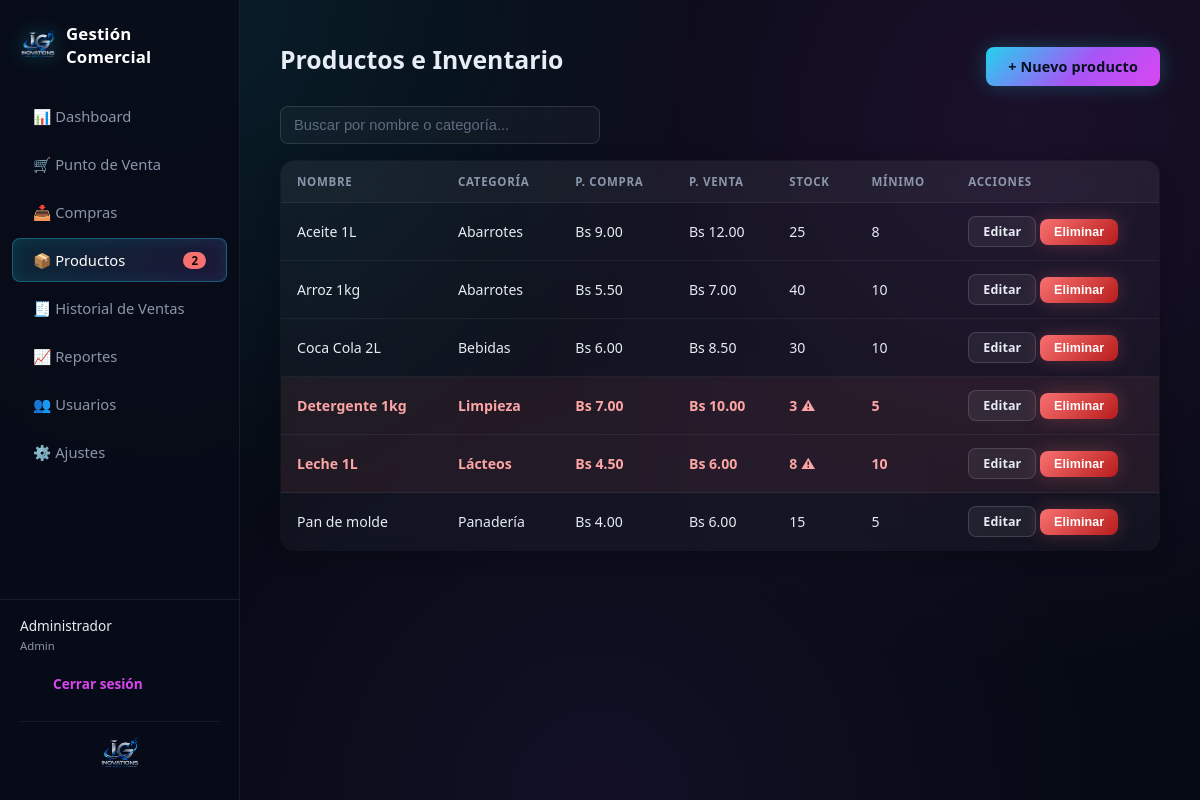
/productos (signed in), run on the app's committed database.
### tables this page shows
CREATE TABLE Productos (
            ID_Producto     INTEGER PRIMARY KEY AUTOINCREMENT,
            Nombre          TEXT NOT NULL,
            Categoria       TEXT,
            Precio_Compra   REAL NOT NULL DEFAULT 0,
            Precio_Venta    REAL NOT NULL DEFAULT 0,
            Stock_Actual    INTEGER NOT NULL DEFAULT 0,
            Stock_Minimo    INTEGER NOT NULL DEFAULT 5,
            Activo          INTEGER NOT NULL DEFAULT 1
        );

### app.py (the view)
@app.route("/productos")
@login_required
def productos_list():
    q = request.args.get("q", "").strip()
    conn = get_connection()
    if q:
        productos = conn.execute(
            """SELECT * FROM Productos WHERE Activo=1 AND
               (Nombre LIKE ? OR Categoria LIKE ?) ORDER BY Nombre""",
            (f"%{q}%", f"%{q}%"),
        ).fetchall()
    else:
        productos = conn.execute("SELECT * FROM Productos WHERE Activo=1 ORDER BY Nombre").fetchall()
    conn.close()
    return render_template("productos.html", productos=productos, q=q)

### app.py (called while the page is built)
def login_required(f):
    @wraps(f)
    def wrapper(*args, **kwargs):
        if "user_id" not in session:
            return redirect(url_for("login"))
        return f(*args, **kwargs)
    return wrapper

@app.context_processor
def inject_globals():
    conn = get_connection()
    stock_bajo = conn.execute(
        "SELECT COUNT(*) AS c FROM Productos WHERE Stock_Actual <= Stock_Minimo AND Activo=1"
    ).fetchone()["c"]
    conn.close()
    return dict(alertas_stock=stock_bajo, session=session)

### database.py (called while the page is built)
def get_connection():
    conn = sqlite3.connect(DB_PATH)
    conn.row_factory = sqlite3.Row
    conn.execute("PRAGMA foreign_keys = ON")
    return conn

### templates/productos.html (shortened to what this page needs)
{% extends "base.html" %}
{% block content %}
<div class="actions-row">
  <h1 style="margin:0;">Productos e Inventario</h1>
  <a href="{{ url_for('producto_nuevo') }}" class="btn">+ Nuevo producto</a>
</div>
<form method="GET" class="search-box">
  <input type="text" name="q" placeholder="Buscar por nombre o categoría..." value="{{ q }}" style="max-width:320px;">
</form>
<table>
  <tr>
    <th>Nombre</th><th>Categoría</th><th>P. Compra</th><th>P. Venta</th>
    <th>Stock</th><th>Mínimo</th><th>Acciones</th>
  </tr>
  {% for p in productos %}
  <tr class="{{ 'low-stock' if p.Stock_Actual <= p.Stock_Minimo }}">
    <td>{{ p.Nombre }}</td>
    <td>{{ p.Categoria or '-' }}</td>
    <td>Bs {{ "%.2f"|format(p.Precio_Compra) }}</td>
    <td>Bs {{ "%.2f"|format(p.Precio_Venta) }}</td>
    <td>{{ p.Stock_Actual }} {% if p.Stock_Actual <= p.Stock_Minimo %}⚠{% endif %}</td>
    <td>{{ p.Stock_Minimo }}</td>
    <td>
      <a href="{{ url_for('producto_editar', pid=p.ID_Producto) }}" class="btn small secondary">Editar</a>
      {% if session.get('rol') == 'Admin' %}
      <form method="POST" action="{{ url_for('producto_eliminar', pid=p.ID_Producto) }}" style="display:inline;" onsubmit="return confirm('¿Eliminar este producto?');">
        <button class="btn small danger" type="submit">Eliminar</button>
      </form>
      {% endif %}
    </td>
  </tr>
  {% else %}
  <tr><td colspan="7" class="empty-state">No se encontraron productos.</td></tr>
  {% endfor %}
</table>
{% endblock %}

### templates/base.html (shortened to what this page needs)
<!DOCTYPE html>
<html lang="es">
<head>
<link rel="stylesheet" href="{{ url_for('static', filename='css/style.css') }}">
</head>
<body>
{% if session.get('user_id') %}
<div class="layout">
  <nav class="sidebar">
    <div class="brand"><img src="{{ url_for('static', filename='img/logo.png') }}" alt="Logo"><span>Gestión Comercial</span></div>
    <a href="{{ url_for('dashboard') }}" class="{{ 'active' if request.endpoint=='dashboard' }}">📊 Dashboard</a>
    <a href="{{ url_for('pos') }}" class="{{ 'active' if request.endpoint=='pos' }}">🛒 Punto de Venta</a>
    {% if session.get('rol') == 'Admin' %}
    <a href="{{ url_for('compras') }}" class="{{ 'active' if request.endpoint in ['compras','compras_historial','compra_detalle'] }}">📥 Compras</a>
    {% endif %}
    <a href="{{ url_for('productos_list') }}" class="{{ 'active' if request.endpoint in ['productos_list','producto_nuevo','producto_editar'] }}">
      📦 Productos
      {% if alertas_stock > 0 %}<span class="badge">{{ alertas_stock }}</span>{% endif %}
    </a>
    <a href="{{ url_for('ventas_historial') }}" class="{{ 'active' if request.endpoint in ['ventas_historial','venta_detalle'] }}">🧾 Historial de Ventas</a>
    <a href="{{ url_for('reportes') }}" class="{{ 'active' if request.endpoint=='reportes' }}">📈 Reportes</a>
    {% if session.get('rol') == 'Admin' %}
    <a href="{{ url_for('usuarios_list') }}" class="{{ 'active' if request.endpoint in ['usuarios_list','usuario_nuevo'] }}">👥 Usuarios</a>
    {% endif %}
    <a href="{{ url_for('ajustes') }}" class="{{ 'active' if request.endpoint=='ajustes' }}">⚙️ Ajustes</a>
    <div class="sidebar-footer">
      <div class="user-info">{{ session.get('nombre') }}<br><small>{{ session.get('rol') }}</small></div>
      <a href="{{ url_for('logout') }}" class="logout">Cerrar sesión</a>
      <div class="brand-signature">
        <img src="{{ url_for('static', filename='img/logo.png') }}" alt="Logo" class="signature-logo">
      </div>
    </div>
  </nav>
  <main class="content">
    {% block content %}{% endblock %}
  </main>
</div>
{% endif %}
</body>
</html>

### data on the page
Productos: Nombre "Aceite 1L", Categoria "Abarrotes", Precio_Compra "9.00", Precio_Venta "12.00", Stock_Actual "25", Stock_Minimo "8"
Productos: Nombre "Arroz 1kg", Categoria "Abarrotes", Precio_Compra "5.50", Precio_Venta "7.00", Stock_Actual "40", Stock_Minimo "10"
Productos: Nombre "Coca Cola 2L", Categoria "Bebidas", Precio_Compra "6.00", Precio_Venta "8.50", Stock_Actual "30", Stock_Minimo "10"
Productos: Nombre "Detergente 1kg", Categoria "Limpieza", Precio_Compra "7.00", Precio_Venta "10.00", Stock_Actual "3", Stock_Minimo "5"
Productos: Nombre "Leche 1L", Categoria "Lácteos", Precio_Compra "4.50", Precio_Venta "6.00", Stock_Actual "8", Stock_Minimo "10"
Productos: Nombre "Pan de molde", Categoria "Panadería", Precio_Compra "4.00", Precio_Venta "6.00", Stock_Actual "15", Stock_Minimo "5"

### other printed values
{{ alertas_stock }} "2"
{{ session.get('nombre') }} "Administrador"
{{ session.get('rol') }} "Admin"
